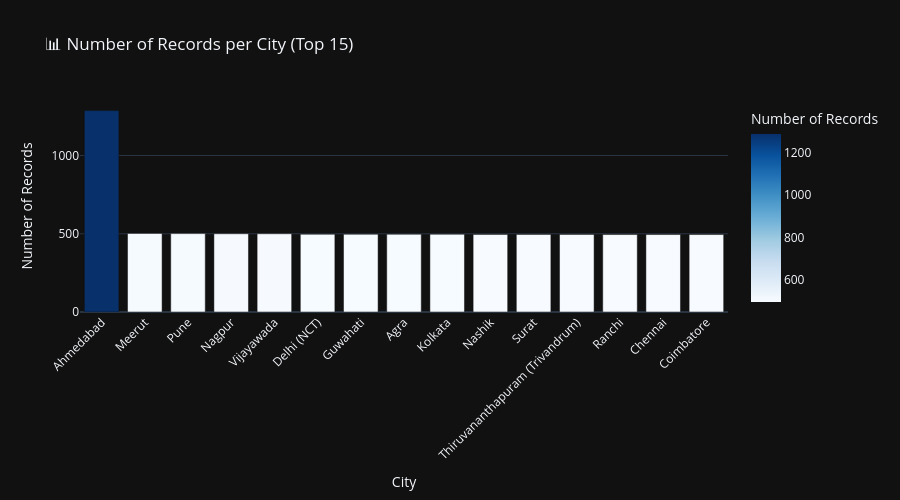

Notebook cell for this chart:
### Code cell
# Distribution of data points per city
if 'City' in df.columns:
    city_counts = df['City'].value_counts().reset_index()
    city_counts.columns = ['City', 'Count']
    
    fig = px.bar(city_counts.head(15), x='City', y='Count',
                 title='📊 Number of Records per City (Top 15)',
                 labels={'City': 'City', 'Count': 'Number of Records'},
                 color='Count',
                 color_continuous_scale='Blues')
    
    fig.update_layout(height=500, xaxis_tickangle=-45)
    fig.show()

### Figure 1 — Plotly figure (JSON) as saved in the notebook; plotly's stock layout.template omitted (floating-point values rounded to 4 significant figures)
{"data": [{"hovertemplate": "City=%{x}<br>Number of Records=%{marker.color}<extra></extra>", "legendgroup": "", "marker": {"color": [1287, 502, 501, 500, 500, 497, 497, 497, 497, 496, 496, 496, 495, 495, 495], "coloraxis": "coloraxis", "pattern": {"shape": ""}}, "name": "", "orientation": "v", "showlegend": false, "textposition": "auto", "type": "bar", "x": ["Ahmedabad", "Meerut", "Pune", "Nagpur", "Vijayawada", "Delhi (NCT)", "Guwahati", "Agra", "Kolkata", "Nashik", "Surat", "Thiruvananthapuram (Trivandrum)", "Ranchi", "Chennai", "Coimbatore"], "xaxis": "x", "y": [1287, 502, 501, 500, 500, 497, 497, 497, 497, 496, 496, 496, 495, 495, 495], "yaxis": "y"}], "layout": {"barmode": "relative", "coloraxis": {"colorbar": {"title": {"text": "Number of Records"}}, "colorscale": [[0, "rgb(247,251,255)"], [0.125, "rgb(222,235,247)"], [0.25, "rgb(198,219,239)"], [0.375, "rgb(158,202,225)"], [0.5, "rgb(107,174,214)"], [0.625, "rgb(66,146,198)"], [0.75, "rgb(33,113,181)"], [0.875, "rgb(8,81,156)"], [1, "rgb(8,48,107)"]]}, "height": 500, "legend": {"tracegroupgap": 0}, "title": {"text": "📊 Number of Records per City (Top 15)"}, "xaxis": {"anchor": "y", "domain": [0, 1], "tickangle": -45, "title": {"text": "City"}}, "yaxis": {"anchor": "x", "domain": [0, 1], "title": {"text": "Number of Records"}}}}
